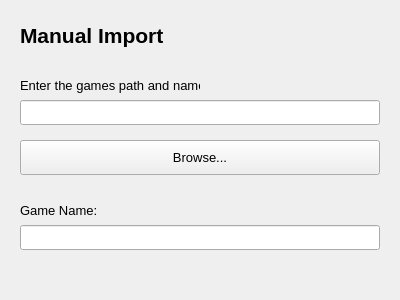
<?xml version="1.0" encoding="UTF-8"?>
<ui version="4.0">
 <class>WizardManual</class>
 <widget class="QWidget" name="WizardManual">
  <property name="geometry">
   <rect>
    <x>0</x>
    <y>0</y>
    <width>400</width>
    <height>300</height>
   </rect>
  </property>
  <property name="windowTitle">
   <string>Form</string>
  </property>
  <widget class="QLabel" name="ManualLabel">
   <property name="geometry">
    <rect>
     <x>20</x>
     <y>20</y>
     <width>270</width>
     <height>30</height>
    </rect>
   </property>
   <property name="styleSheet">
    <string notr="true">font-size: 16pt;
font-weight: bold;</string>
   </property>
   <property name="text">
    <string>Manual Import</string>
   </property>
  </widget>
  <widget class="QLineEdit" name="FilePathEdit">
   <property name="geometry">
    <rect>
     <x>20</x>
     <y>100</y>
     <width>360</width>
     <height>25</height>
    </rect>
   </property>
  </widget>
  <widget class="QLabel" name="GamePathInstruction">
   <property name="geometry">
    <rect>
     <x>20</x>
     <y>75</y>
     <width>180</width>
     <height>20</height>
    </rect>
   </property>
   <property name="styleSheet">
    <string notr="true">font-size: 10pt;</string>
   </property>
   <property name="text">
    <string>Enter the games path and name:</string>
   </property>
  </widget>
  <widget class="QPushButton" name="BrowseButton">
   <property name="geometry">
    <rect>
     <x>20</x>
     <y>140</y>
     <width>360</width>
     <height>35</height>
    </rect>
   </property>
   <property name="styleSheet">
    <string notr="true">font-size: 10pt;</string>
   </property>
   <property name="text">
    <string>Browse...</string>
   </property>
  </widget>
  <widget class="QLineEdit" name="GameNameEdit">
   <property name="geometry">
    <rect>
     <x>20</x>
     <y>225</y>
     <width>360</width>
     <height>25</height>
    </rect>
   </property>
  </widget>
  <widget class="QLabel" name="GameNameLabel">
   <property name="geometry">
    <rect>
     <x>20</x>
     <y>200</y>
     <width>180</width>
     <height>20</height>
    </rect>
   </property>
   <property name="styleSheet">
    <string notr="true">font-size: 10pt;</string>
   </property>
   <property name="text">
    <string>Game Name:</string>
   </property>
  </widget>
 </widget>
 <resources/>
 <connections/>
</ui>
